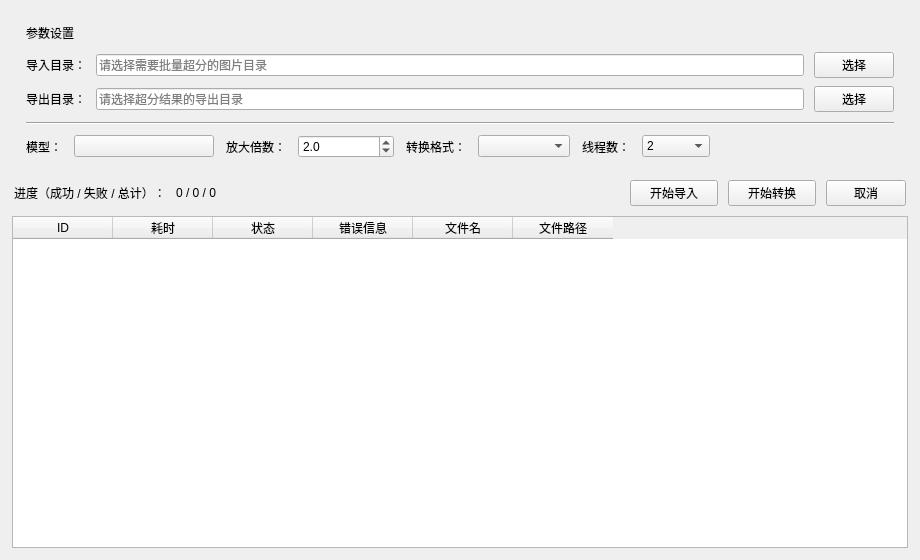
<?xml version="1.0" encoding="UTF-8"?>
<ui version="4.0">
 <class>BatchSrTool</class>
 <widget class="QWidget" name="BatchSrTool">
  <property name="geometry">
   <rect>
    <x>0</x>
    <y>0</y>
    <width>920</width>
    <height>560</height>
   </rect>
  </property>
  <property name="windowTitle">
   <string>批量超分</string>
  </property>
  <layout class="QVBoxLayout" name="verticalLayout">
   <property name="spacing">
    <number>10</number>
   </property>
   <property name="leftMargin">
    <number>12</number>
   </property>
   <property name="topMargin">
    <number>12</number>
   </property>
   <property name="rightMargin">
    <number>12</number>
   </property>
   <property name="bottomMargin">
    <number>12</number>
   </property>
   <item>
    <widget class="QFrame" name="configCard">
     <property name="role" stdset="0">
      <string notr="true">card</string>
     </property>
     <layout class="QVBoxLayout" name="configCardLayout">
      <property name="spacing">
       <number>10</number>
      </property>
      <property name="leftMargin">
       <number>14</number>
      </property>
      <property name="topMargin">
       <number>12</number>
      </property>
      <property name="rightMargin">
       <number>14</number>
      </property>
      <property name="bottomMargin">
       <number>12</number>
      </property>
      <item>
       <widget class="QLabel" name="label_2">
        <property name="role" stdset="0">
         <string notr="true">sectionTitle</string>
        </property>
        <property name="text">
         <string>参数设置</string>
        </property>
       </widget>
      </item>
      <item>
       <layout class="QGridLayout" name="dirGridLayout" columnstretch="0,1,0">
        <property name="horizontalSpacing">
         <number>10</number>
        </property>
        <property name="verticalSpacing">
         <number>8</number>
        </property>
        <item row="0" column="0">
         <widget class="QLabel" name="label">
          <property name="role" stdset="0">
           <string notr="true">muted</string>
          </property>
          <property name="text">
           <string>导入目录：</string>
          </property>
         </widget>
        </item>
        <item row="0" column="1">
         <widget class="QLineEdit" name="inputDir">
          <property name="placeholderText">
           <string>请选择需要批量超分的图片目录</string>
          </property>
         </widget>
        </item>
        <item row="0" column="2">
         <widget class="QPushButton" name="inputDirTool">
          <property name="minimumSize">
           <size>
            <width>72</width>
            <height>0</height>
           </size>
          </property>
          <property name="text">
           <string>选择</string>
          </property>
         </widget>
        </item>
        <item row="1" column="0">
         <widget class="QLabel" name="label_3">
          <property name="role" stdset="0">
           <string notr="true">muted</string>
          </property>
          <property name="text">
           <string>导出目录：</string>
          </property>
         </widget>
        </item>
        <item row="1" column="1">
         <widget class="QLineEdit" name="exportDir">
          <property name="placeholderText">
           <string>请选择超分结果的导出目录</string>
          </property>
         </widget>
        </item>
        <item row="1" column="2">
         <widget class="QPushButton" name="exportDirTool">
          <property name="minimumSize">
           <size>
            <width>72</width>
            <height>0</height>
           </size>
          </property>
          <property name="text">
           <string>选择</string>
          </property>
         </widget>
        </item>
       </layout>
      </item>
      <item>
       <widget class="Line" name="configDivider">
        <property name="orientation">
         <enum>Qt::Orientation::Horizontal</enum>
        </property>
       </widget>
      </item>
      <item>
       <layout class="QHBoxLayout" name="horizontalLayout_5">
        <property name="spacing">
         <number>12</number>
        </property>
        <item>
         <widget class="QLabel" name="label_25">
          <property name="role" stdset="0">
           <string notr="true">muted</string>
          </property>
          <property name="text">
           <string>模型：</string>
          </property>
         </widget>
        </item>
        <item>
         <widget class="QPushButton" name="coverModelName">
          <property name="minimumSize">
           <size>
            <width>140</width>
            <height>0</height>
           </size>
          </property>
          <property name="text">
           <string/>
          </property>
         </widget>
        </item>
        <item>
         <widget class="QLabel" name="label_26">
          <property name="role" stdset="0">
           <string notr="true">muted</string>
          </property>
          <property name="text">
           <string>放大倍数：</string>
          </property>
         </widget>
        </item>
        <item>
         <widget class="WheelDoubleSpinBox" name="coverScale">
          <property name="minimumSize">
           <size>
            <width>96</width>
            <height>0</height>
           </size>
          </property>
          <property name="maximumSize">
           <size>
            <width>110</width>
            <height>16777215</height>
           </size>
          </property>
          <property name="decimals">
           <number>1</number>
          </property>
          <property name="maximum">
           <double>32.000000000000000</double>
          </property>
          <property name="singleStep">
           <double>0.100000000000000</double>
          </property>
          <property name="value">
           <double>2.000000000000000</double>
          </property>
         </widget>
        </item>
        <item>
         <widget class="QLabel" name="label_5">
          <property name="role" stdset="0">
           <string notr="true">muted</string>
          </property>
          <property name="text">
           <string>转换格式：</string>
          </property>
         </widget>
        </item>
        <item>
         <widget class="WheelComboBox" name="fmtBox">
          <property name="minimumSize">
           <size>
            <width>92</width>
            <height>0</height>
           </size>
          </property>
         </widget>
        </item>
        <item>
         <widget class="QLabel" name="label_6">
          <property name="role" stdset="0">
           <string notr="true">muted</string>
          </property>
          <property name="text">
           <string>线程数：</string>
          </property>
         </widget>
        </item>
        <item>
         <widget class="QComboBox" name="threadNum">
          <property name="minimumSize">
           <size>
            <width>68</width>
            <height>0</height>
           </size>
          </property>
          <property name="currentIndex">
           <number>1</number>
          </property>
          <item>
           <property name="text">
            <string>1</string>
           </property>
          </item>
          <item>
           <property name="text">
            <string>2</string>
           </property>
          </item>
          <item>
           <property name="text">
            <string>3</string>
           </property>
          </item>
          <item>
           <property name="text">
            <string>4</string>
           </property>
          </item>
          <item>
           <property name="text">
            <string>5</string>
           </property>
          </item>
         </widget>
        </item>
        <item>
         <spacer name="horizontalSpacer_3">
          <property name="orientation">
           <enum>Qt::Orientation::Horizontal</enum>
          </property>
          <property name="sizeHint" stdset="0">
           <size>
            <width>20</width>
            <height>20</height>
           </size>
          </property>
         </spacer>
        </item>
       </layout>
      </item>
     </layout>
    </widget>
   </item>
   <item>
    <layout class="QHBoxLayout" name="horizontalLayout_4">
     <property name="spacing">
      <number>10</number>
     </property>
     <property name="leftMargin">
      <number>2</number>
     </property>
     <property name="rightMargin">
      <number>2</number>
     </property>
     <item>
      <widget class="QLabel" name="label_4">
       <property name="role" stdset="0">
        <string notr="true">muted</string>
       </property>
       <property name="text">
        <string>进度（成功 / 失败 / 总计）：</string>
       </property>
      </widget>
     </item>
     <item>
      <widget class="QLabel" name="numLabel">
       <property name="role" stdset="0">
        <string notr="true">cardTitle</string>
       </property>
       <property name="text">
        <string>0 / 0 / 0</string>
       </property>
      </widget>
     </item>
     <item>
      <widget class="QLabel" name="msgLabel">
       <property name="role" stdset="0">
        <string notr="true">muted</string>
       </property>
       <property name="text">
        <string/>
       </property>
      </widget>
     </item>
     <item>
      <spacer name="horizontalSpacer_4">
       <property name="orientation">
        <enum>Qt::Orientation::Horizontal</enum>
       </property>
       <property name="sizeHint" stdset="0">
        <size>
         <width>40</width>
         <height>20</height>
        </size>
       </property>
      </spacer>
     </item>
     <item>
      <widget class="QPushButton" name="startImportButton">
       <property name="minimumSize">
        <size>
         <width>88</width>
         <height>0</height>
        </size>
       </property>
       <property name="text">
        <string>开始导入</string>
       </property>
      </widget>
     </item>
     <item>
      <widget class="QPushButton" name="startConvertButton">
       <property name="minimumSize">
        <size>
         <width>88</width>
         <height>0</height>
        </size>
       </property>
       <property name="variant" stdset="0">
        <string notr="true">primary</string>
       </property>
       <property name="text">
        <string>开始转换</string>
       </property>
      </widget>
     </item>
     <item>
      <widget class="QPushButton" name="cancleButton">
       <property name="minimumSize">
        <size>
         <width>76</width>
         <height>0</height>
        </size>
       </property>
       <property name="text">
        <string>取消</string>
       </property>
      </widget>
     </item>
    </layout>
   </item>
   <item>
    <widget class="BaseTableWidget" name="tableWidget">
     <property name="alternatingRowColors">
      <bool>true</bool>
     </property>
     <property name="showGrid">
      <bool>false</bool>
     </property>
     <column>
      <property name="text">
       <string>ID</string>
      </property>
     </column>
     <column>
      <property name="text">
       <string>耗时</string>
      </property>
     </column>
     <column>
      <property name="text">
       <string>状态</string>
      </property>
     </column>
     <column>
      <property name="text">
       <string>错误信息</string>
      </property>
     </column>
     <column>
      <property name="text">
       <string>文件名</string>
      </property>
     </column>
     <column>
      <property name="text">
       <string>文件路径</string>
      </property>
     </column>
    </widget>
   </item>
  </layout>
 </widget>
 <customwidgets>
  <customwidget>
   <class>BaseTableWidget</class>
   <extends>QTableWidget</extends>
   <header location="global">component.tab.base_table_widget.h</header>
  </customwidget>
  <customwidget>
   <class>WheelComboBox</class>
   <extends>QComboBox</extends>
   <header location="global">component.box.wheel_combo_box.h</header>
  </customwidget>
  <customwidget>
   <class>WheelDoubleSpinBox</class>
   <extends>QDoubleSpinBox</extends>
   <header location="global">component.box.wheel_double_spin_box.h</header>
  </customwidget>
 </customwidgets>
 <resources/>
 <connections/>
</ui>
